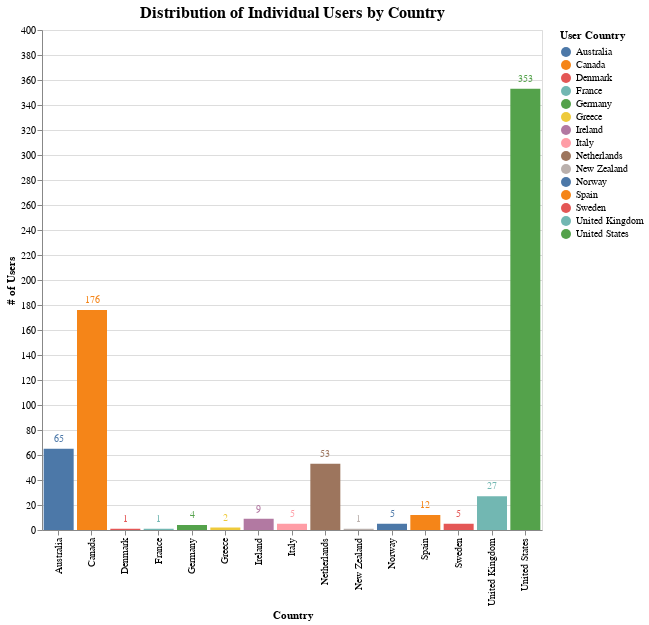

This figure's notebook cell:
### Code cell
import pandas as pd
import altair as alt

# -------------------------------------------------------------------
# Data Preparation
# -------------------------------------------------------------------
# Filter data for individual users
user_country_distribution = user_company[user_company['company_type'] == 'IN'].copy()

# Clean up the country column
user_country_distribution['user_country'] = (
    user_country_distribution['user_country']
    .fillna('Not Recorded')                           # replace NaN
    .astype(str)                                      # ensure string
    .str.strip()                                      # strip whitespace
    .replace(r'^\s*$', 'Not Recorded', regex=True)    # replace empty/whitespace-only strings
    .str.title()                                      # normalize casing
)


# Keep only valid countries
non_empty_country_distribution = user_country_distribution[
    user_country_distribution['user_country'] != 'Not Recorded'
]

# -------------------------------------------------------------------
# Visualization
# -------------------------------------------------------------------
base = alt.Chart(non_empty_country_distribution).encode(
    x=alt.X('user_country:N',
            title='Country',
            axis=alt.Axis(labelFont='Avenir', titleFont='Avenir')),
    y=alt.Y('count()',
            title='# of Users',
            axis=alt.Axis(labelFont='Avenir', titleFont='Avenir')),
    color=alt.Color('user_country:N',
                    legend=alt.Legend(title="User Country",
                                      labelFont='Avenir',
                                      titleFont='Avenir'))
)

bars = base.mark_bar()

text = base.mark_text(
    align='center',
    baseline='middle',
    dy=-10,
    font='Avenir',
    fontSize=10
).encode(text='count()')

chart = (bars + text).properties(
    title=alt.TitleParams(
        text='Distribution of Individual Users by Country',
        font='Avenir', fontSize=16,
        anchor='middle', color='black'
    ),
    width=500,
    height=500
)

# Display and Save
chart.show()
chart.save('Results/individual_user_country.png', scale_factor=3.0)

### Figure 1 — Vega-Lite specification as saved in the notebook (floating-point values rounded to 4 significant figures; data arrays with more than 128 entries replaced by an {"elided": "..."} marker saying what was removed)
{"config": {"view": {"continuousWidth": 300, "continuousHeight": 300}}, "layer": [{"mark": {"type": "bar"}, "encoding": {"color": {"field": "user_country", "legend": {"labelFont": "Avenir", "title": "User Country", "titleFont": "Avenir"}, "type": "nominal"}, "x": {"axis": {"labelFont": "Avenir", "titleFont": "Avenir"}, "field": "user_country", "title": "Country", "type": "nominal"}, "y": {"aggregate": "count", "axis": {"labelFont": "Avenir", "titleFont": "Avenir"}, "title": "# of Users", "type": "quantitative"}}}, {"mark": {"type": "text", "align": "center", "baseline": "middle", "dy": -10, "font": "Avenir", "fontSize": 10}, "encoding": {"color": {"field": "user_country", "legend": {"labelFont": "Avenir", "title": "User Country", "titleFont": "Avenir"}, "type": "nominal"}, "text": {"aggregate": "count", "type": "quantitative"}, "x": {"axis": {"labelFont": "Avenir", "titleFont": "Avenir"}, "field": "user_country", "title": "Country", "type": "nominal"}, "y": {"aggregate": "count", "axis": {"labelFont": "Avenir", "titleFont": "Avenir"}, "title": "# of Users", "type": "quantitative"}}}], "data": {"name": "data-e1af09650930866828c36aafda6e347d"}, "height": 500, "title": {"text": "Distribution of Individual Users by Country", "anchor": "middle", "color": "black", "font": "Avenir", "fontSize": 16}, "width": 500, "$schema": "https://vega.github.io/schema/vega-lite/v5.20.1.json", "datasets": {"data-e1af09650930866828c36aafda6e347d": {"elided": "719 records"}}}
